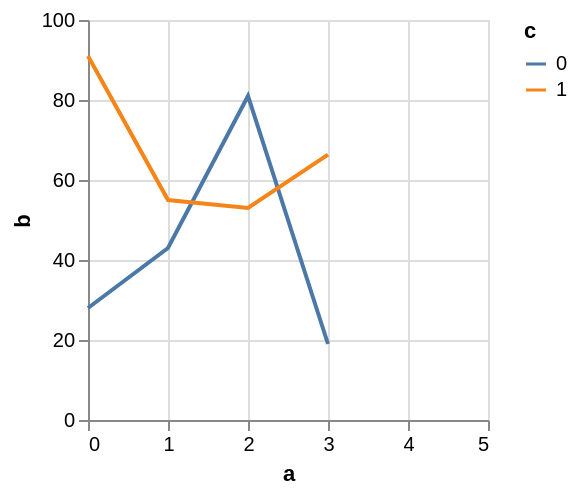

Here is the Vega-Lite specification saved for this chart:
### Vega specification from a JSON file in a GitHub repository (floating-point values rounded to 4 significant figures)
{"$schema": "https://vega.github.io/schema/vega/v5.json", "autosize": "pad", "padding": 5, "width": 200, "height": 200, "style": "cell", "data": [{"name": "source_0", "values": [{"a": 0, "b": 28, "c": 0}, {"a": 0, "b": 91, "c": 1}, {"a": 1, "b": 43, "c": 0}, {"a": 1, "b": 55, "c": 1}, {"a": 2, "b": 81, "c": 0}, {"a": 2, "b": 53, "c": 1}, {"a": 3, "b": 19, "c": 0}]}, {"name": "data_0", "source": "source_0", "transform": [{"type": "formula", "expr": "toNumber(datum[\"a\"])", "as": "a"}, {"type": "impute", "field": "b", "key": "a", "method": "value", "groupby": ["c"], "value": null}, {"type": "window", "as": ["imputed_b_value"], "ops": ["mean"], "fields": ["b"], "frame": [null, null], "ignorePeers": false, "groupby": ["c"]}, {"type": "formula", "expr": "datum.b === null ? datum.imputed_b_value : datum.b", "as": "b"}]}], "marks": [{"name": "pathgroup", "type": "group", "from": {"facet": {"name": "faceted_path_main", "data": "data_0", "groupby": ["c"]}}, "encode": {"update": {"width": {"field": {"group": "width"}}, "height": {"field": {"group": "height"}}}}, "marks": [{"name": "marks", "type": "line", "style": ["line"], "sort": {"field": "datum[\"a\"]"}, "from": {"data": "faceted_path_main"}, "encode": {"update": {"stroke": {"scale": "color", "field": "c"}, "x": {"scale": "x", "field": "a"}, "y": {"scale": "y", "field": "b"}, "defined": {"signal": "datum[\"a\"] !== null && !isNaN(datum[\"a\"]) && datum[\"b\"] !== null && !isNaN(datum[\"b\"])"}}}}]}], "scales": [{"name": "x", "type": "linear", "domain": {"data": "data_0", "field": "a"}, "range": [0, {"signal": "width"}], "nice": 1, "zero": false}, {"name": "y", "type": "linear", "domain": {"data": "data_0", "field": "b"}, "range": [{"signal": "height"}, 0], "nice": true, "zero": true}, {"name": "color", "type": "ordinal", "domain": {"data": "data_0", "field": "c", "sort": true}, "range": "category"}], "axes": [{"scale": "x", "orient": "bottom", "gridScale": "y", "grid": true, "tickCount": {"signal": "ceil(width/40)"}, "domain": false, "labels": false, "maxExtent": 0, "minExtent": 0, "ticks": false, "zindex": 0}, {"scale": "y", "orient": "left", "gridScale": "x", "grid": true, "tickCount": {"signal": "ceil(height/40)"}, "domain": false, "labels": false, "maxExtent": 0, "minExtent": 0, "ticks": false, "zindex": 0}, {"scale": "x", "orient": "bottom", "grid": false, "title": "a", "labelFlush": true, "labelOverlap": true, "tickCount": {"signal": "ceil(width/40)"}, "zindex": 0}, {"scale": "y", "orient": "left", "grid": false, "title": "b", "labelOverlap": true, "tickCount": {"signal": "ceil(height/40)"}, "zindex": 0}], "legends": [{"stroke": "color", "gradientLength": {"signal": "clamp(height, 64, 200)"}, "symbolType": "stroke", "title": "c"}]}
